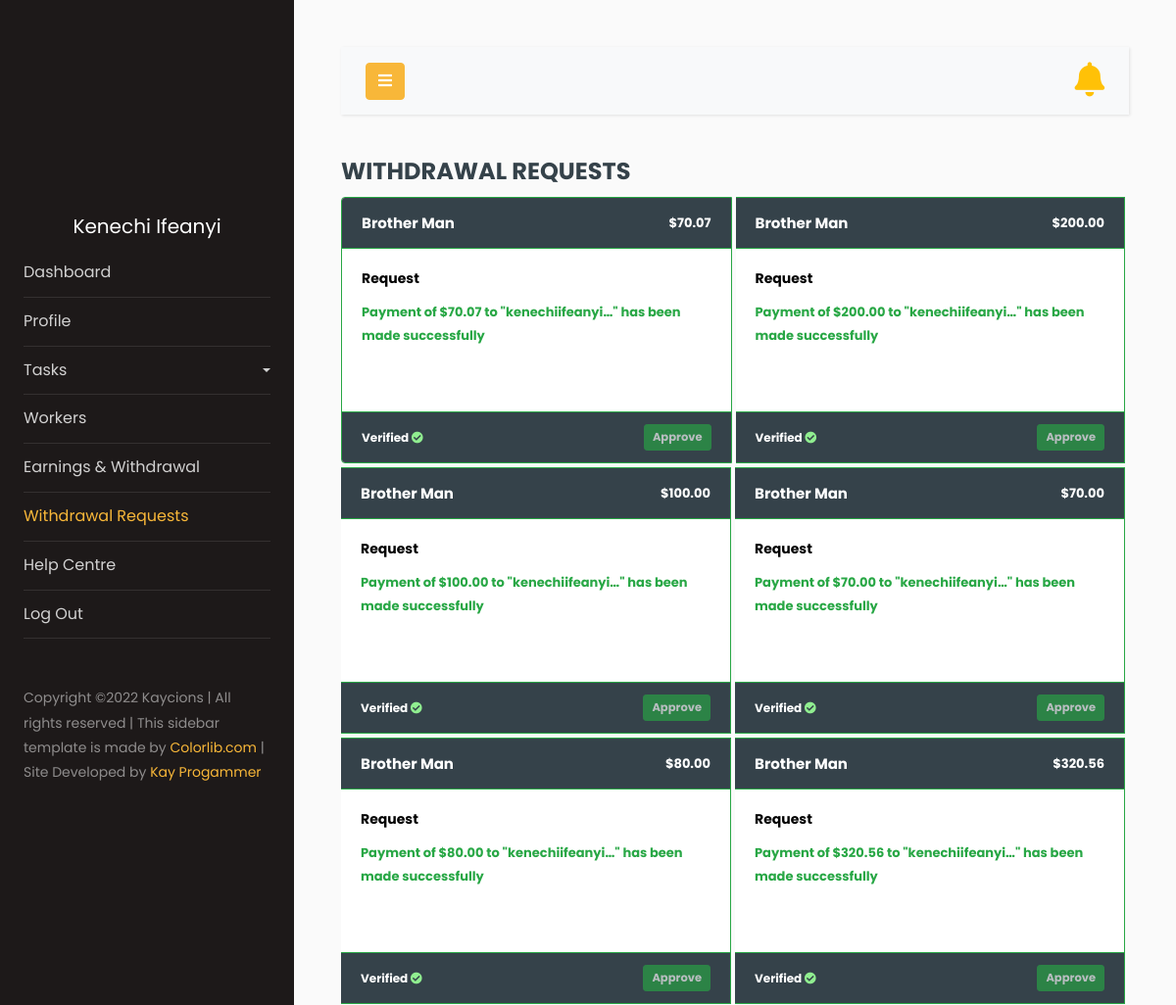
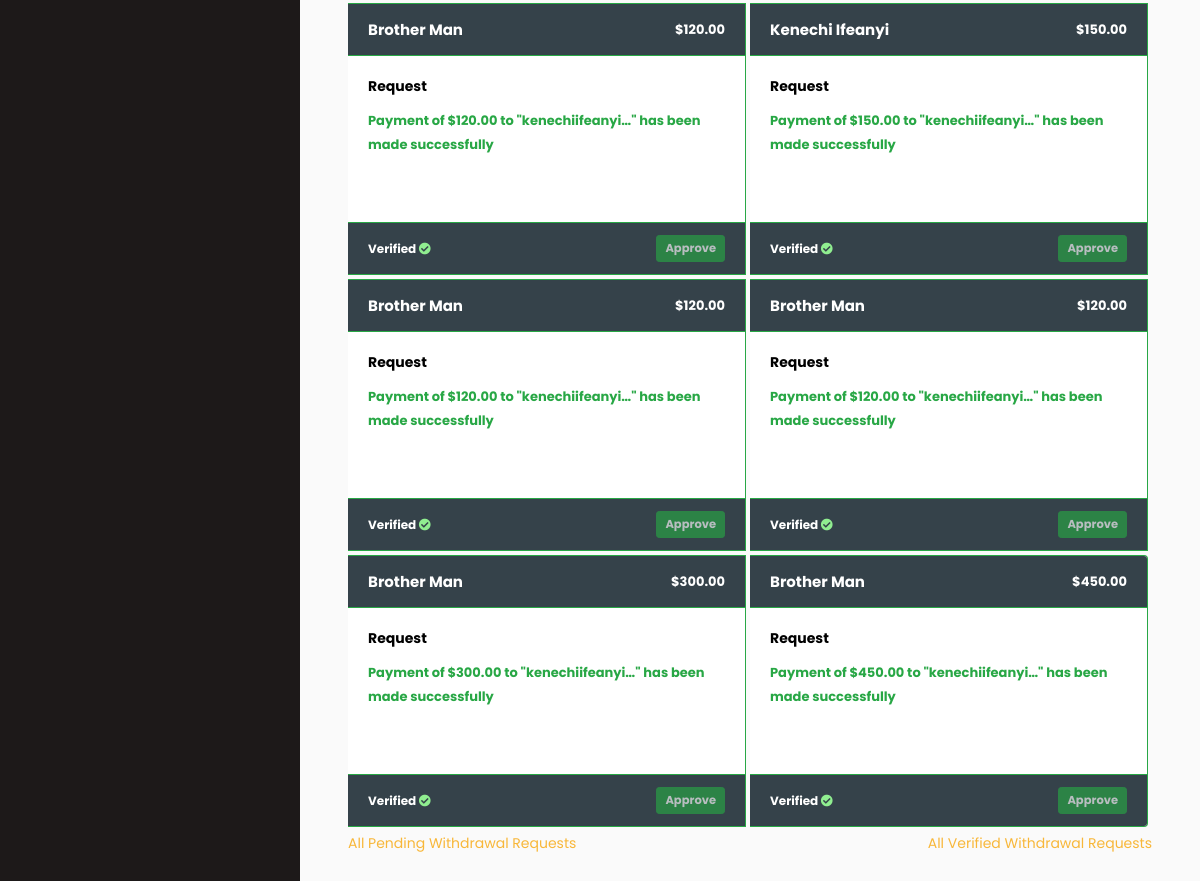
/withdrawal_requests/ (signed in), run on the app's committed database (2 pictures, top to bottom).
### task/models.py (models this page shows, shortened)
class User(AbstractUser):
    username = None
    first_name = None
    last_name = None
    USERNAME_FIELD = 'email'
    terms_confirmed = models.BooleanField(null=False, blank=False, default=True)
    email = models.EmailField(_('email address'), max_length=40, help_text='Email', null=True, unique=True)
    full_name = models.CharField(max_length=40, help_text='Full name', null=True)
    is_email_verified = models.BooleanField(default=False, null=True, blank=True)
    REQUIRED_FIELDS = []
    objects = CustomUserManager()

class Worker(models.Model):
    user = models.OneToOneField(settings.AUTH_USER_MODEL, null=True, blank=False, on_delete=models.CASCADE)
    full_name = models.CharField(max_length=40, help_text='Full name', null=True)
    email = models.EmailField(max_length=40, help_text='Email', null=True, unique=True)
    facebook_id = models.CharField(max_length=30, help_text='Facebook ID', null=True, unique=True)
    twitter_id = models.CharField(max_length=30, help_text='Twitter ID', null=True, unique=True)
    instagram_id = models.CharField(max_length=30, help_text='Instagram ID', null=True, unique=True)
    youtube_id = models.EmailField(max_length=40, help_text='Youtube ID', null=True, unique=True)
    paypal_address = models.EmailField(max_length=100, help_text='Paypal Address', null=True, unique=True)
    avatar = models.ImageField(upload_to='avatars/', null=True, blank=True)
    code = models.CharField(max_length=60, blank=True)
    recommended_by = models.ForeignKey(User, on_delete=models.CASCADE, blank=True, null=True, related_name='ref_by')
    date_created = models.DateTimeField(default=today)
    updated = models.DateTimeField(auto_now=True)
    def __str__(self):
        return str(self.full_name)
    @property
    def imageURL(self):
        try:
            url = self.avatar.url
        except:
            url = "https://res.cloudinary.com/kay-development/image/upload/v1643036318/avatars/pro_wqmqw5.png"
        return url

class Withdrawal(models.Model):
    worker = models.ForeignKey(Worker, related_name='withdrawal', on_delete=models.CASCADE, null=True, blank=True)
    paypal_address = models.EmailField(max_length=100, null=True, blank=True)
    amount_withdraw = models.DecimalField(max_digits=7, decimal_places=2, null=True, blank=True)
    verified = models.BooleanField(default=False, null=True, blank=True)
    date_created = models.DateTimeField(default=today)
    class Meta:
        ordering = ['-date_created']

### task/decorators.py (the view)
    def wrapper_function(request, *args, **kwargs):
        group = None
        if request.user.groups.exists():
            group = request.user.groups.all()[0].name
        if group == 'worker':
            return redirect('user-page')
        if group == 'admin':
            return view_func(request, *args, **kwargs)

### task/templatetags/custom_tags.py (called while the page is built)
@register.inclusion_tag('task/show_notifications.html', takes_context=True)
def show_notifications(context):
    request_user = context['request'].user
    if not request_user.is_staff:
        worker = Worker.objects.filter(user__is_staff=False).get(user=request_user)
        notifications = Notification.objects.filter(to_worker=worker).exclude(admin__isnull=False).exclude(worker_has_seen=True).order_by('-date')
    else:
        admin = Worker.objects.filter(user__is_staff=True).get(user=request_user)
        notifications = Notification.objects.filter(admin=admin).exclude(worker_has_seen=True).order_by('-date')
    not_count = notifications.count()
    return {'notifications': notifications, 'nc':not_count}

### task/views.py (called while the page is built)
@admin_only
def withdrawalrequests(request):
    withdrawalrequests = Withdrawal.objects.all()[:12]
    context = {'withdrawalrequests':withdrawalrequests}
    return render(request, 'task/withdrawalrequests.html', context)

### task/templates/task/withdrawalrequests.html (shortened to what this page needs)
{% extends 'task/sidmain.html' %}
{% load static %}
{% block content %}
<h4 style="font-weight: bold; color: #35424a;">WITHDRAWAL REQUESTS</h1>
<div class="row no-gutters table-responsive">
    <div class="card-group user-tasks" >
    {% for w in withdrawalrequests %}
    {% if w.verified != True %}
        <div class="card border-warning mb-1 mr-1">
            <div style="align-items: center; background-color: #35424a;" class="card-header border-warning d-flex"><div style="width: 200px; font-size:15px; font-weight:bold; color: white;">{{w.worker|capfirst}}
               </div> <div style="width: 150px; font-size: 13px; text-align: right; color: white; font-weight: bold; margin-left: auto; order: 2;">${{w.amount_withdraw}}</div></div>
            <div class="card-body text-success">
            <h5 class="card-title" style="font-size: 14px; font-weight: bold;">Request</h5>
            <p class="card-text" style="color: #1e90ff; font-weight: bold; font-size: 13px;">Xup Boss, I made a withdrawal request of ${{w.amount_withdraw}} to this paypal account "{{w.worker.paypal_address|truncatechars:15}}"</p>
            </div>
            <div style="background-color: #35424a;" class="card-footer border-warning d-flex">
                <div style="font-weight: bold; align-self: center; color: white; font-size: 12px;">Pending <i style="color: yellow;" class="fas fa-dot-circle"></i></div>
                <div style="text-align: right; margin-left: auto; order: 2;"><button id="butt" class="btn btn-sm btn-success" type="click"><a href="{% url 'verify_payment' w.id %}" class="card-link" style="font-weight: bold; font-size:11.5px; color: white;" >Approve</a></button></div>
            </div>
        </div>
    {% else %}
        <div class="card border-success mb-1 mr-1">
            <div style="align-items: center; background-color: #35424a;" class="card-header border-success d-flex"><div style="color: white; width: 200px; font-size:15px; font-weight:bold;">{{w.worker|capfirst}}
                </div> <div style="color: white; width: 150px; font-size: 13px; text-align: right; font-weight: bold; margin-left: auto; order: 2;">${{w.amount_withdraw}}</div></div>
            <div class="card-body text-success">
            <h5 class="card-title" style="font-size: 14px; font-weight: bold;">Request</h5>
            <p class="card-text" style="font-weight: bold; font-size: 13px; ">Payment of ${{w.amount_withdraw}} to "{{w.worker.paypal_address|truncatechars:15}}" has been made successfully</p>
            </div>
            <div class="card-footer border-success d-flex" style="background-color: #35424a;">
                <div style="font-weight: bold; align-self: center; font-size: 12px; color: white;">Verified <i style="color: lightgreen;" class="fas fa-check-circle"></i></div>
                <div style="text-align: right; margin-left: auto; order: 2;"><button style="font-size: 11.5px; font-weight: bold;" disabled id="butt" class="btn btn-sm btn-success" type="click">Approve</button></div>
            </div>
        </div>
    {% endif %}
    {% empty %}
        <p style=" color: blue;">There are no withdrawal requests!</p>
    {% endfor %}
    </div>
</div>
<div class="row">
    <div class="col p-link" ><a href="{% url 'pending_withdrawalrequests' %}">All Pending Withdrawal Requests</a></div>
    <div class="col p-link v-link"><a href="{% url 'verified_withdrawalrequests' %}">All Verified Withdrawal Requests</a></div>
</div>
{% endblock %}

### task/templates/task/sidmain.html (shortened to what this page needs)
{% load static %}
{% load custom_tags %}
<!doctype html>
<html lang="en">
  <head>
		<link rel="stylesheet" href="{% static 'css/side_style.css' %}?{% now "U" %}">
    <link rel="stylesheet" href="https://cdn.jsdelivr.net/npm/sweetalert2@10.10.1/dist/sweetalert2.min.css">
    <link rel="stylesheet" href="https://use.fontawesome.com/releases/v5.12.1/css/all.css">
  </head>
  <body>
		<div class="wrapper d-flex align-items-stretch">
			<nav id="sidebar">
				<div class="p-4 pt-5 ">
		  		<a onclick="window.location='{{user.worker.imageURL}}'" class="img logo rounded-circle mb-5" style="cursor: pointer; background-image: url({{user.worker.imageURL}}); background-position: top;"></a>
          <h5 class="dispname" style="text-align: center; color: white;">{{user.worker.full_name|capfirst}}</h5>
	        <ul class="list-unstyled components mb-5">
              {% url 'dashboard' as dashboard_url %}
	          <li {% if request.path == dashboard_url %}class="active"{% endif %}>
	            <a href="{% url 'dashboard' %}" >Dashboard</a>
	          </li>
	          {% url 'profile' as profile_url %}
            <li {% if request.path == profile_url %}class="active"{% endif %}>
	              <a href="{% url 'profile' %}">Profile</a>
	          </li>
	          <li>
              <a href="#pageSubmenu" data-toggle="collapse" aria-expanded="false" class="dropdown-toggle">{% if user.is_staff %}Tasks{% else %}My Tasks{% endif %}</a>
	          </li>
            {% if user.is_staff %}
            {% url 'workers' as workers_urlll %}
	          <li {% if request.path == workers_urlll %}class="active"{% endif %}>
              <a href="{% url 'workers' %}">Workers</a>
	          </li>
            {% endif %}
            {% url 'withdrawal' as withdrawal_url %}
	          <li {% if request.path == withdrawal_url %}class="active"{% endif %}>
              <a href="{% url 'withdrawal' %}">Earnings & Withdrawal</a>
	          </li>
            {% if user.is_staff %}
            {% url 'withdrawalrequests' as withdrawalrequests_url %}
            <li {% if request.path == withdrawalrequests_url %}class="active"{% endif %}>
              <a href="{% url 'withdrawalrequests' %}">Withdrawal Requests</a>
	          </li>
            {% endif %}
            {% url 'help_centre' as help_centre_url %}
            <li {% if request.path == help_centre_url %}class="active"{% endif %}>
              <a href="{% url 'help_centre' %}">Help Centre</a>
            </li>
            {% url 'logout' as logout_url %}
            <li {% if request.path == logout_url %}class="active"{% endif %}>
              <a href="{% url 'logout' %}">Log Out</a>
            </li>
	        </ul>
	        <div class="footer">
	        	<p>
						  Copyright &copy; Kaycions | All rights reserved | This sidebar template is made  by <a href="https://colorlib.com" target="_blank">Colorlib.com</a> |
              Site Developed by <a target="_blank" href="https://wa.me/2348095602320">Kay Progammer</a>
						  </p>
	        </div>
	      </div>
    	</nav>
        <div id="content" class="p-4 p-md-5">
            <nav class="navbar navbar-expand-lg navbar-light bg-light">
            <div class="container-fluid">
                <button type="button" id="sidebarCollapse" class="btn btn-primary">
                <i class="fa fa-bars"></i>
                </button>
                {% show_notifications %}
            </div>
            </nav>
            {% block content %}
            {% endblock %}
        </div>
    </div>
{% load sweetify %}
  </body>
</html>

### data on the page
User: worker.full_name "Kenechi Ifeanyi"
Withdrawal: worker "Brother Man", amount_withdraw "70.07", worker.paypal_address "kenechiifeanyi…"
Withdrawal: worker "Brother Man", amount_withdraw "200.00", worker.paypal_address "kenechiifeanyi…"
Withdrawal: worker "Brother Man", amount_withdraw "100.00", worker.paypal_address "kenechiifeanyi…"
Withdrawal: worker "Brother Man", amount_withdraw "70.00", worker.paypal_address "kenechiifeanyi…"
Withdrawal: worker "Brother Man", amount_withdraw "80.00", worker.paypal_address "kenechiifeanyi…"
Withdrawal: worker "Brother Man", amount_withdraw "320.56", worker.paypal_address "kenechiifeanyi…"
Withdrawal: worker "Brother Man", amount_withdraw "120.00", worker.paypal_address "kenechiifeanyi…"
Withdrawal: worker "Kenechi Ifeanyi", amount_withdraw "150.00", worker.paypal_address "kenechiifeanyi…"
Withdrawal: worker "Brother Man", amount_withdraw "120.00", worker.paypal_address "kenechiifeanyi…"
Withdrawal: worker "Brother Man", amount_withdraw "120.00", worker.paypal_address "kenechiifeanyi…"
Withdrawal: worker "Brother Man", amount_withdraw "300.00", worker.paypal_address "kenechiifeanyi…"
Withdrawal: worker "Brother Man", amount_withdraw "450.00", worker.paypal_address "kenechiifeanyi…"
